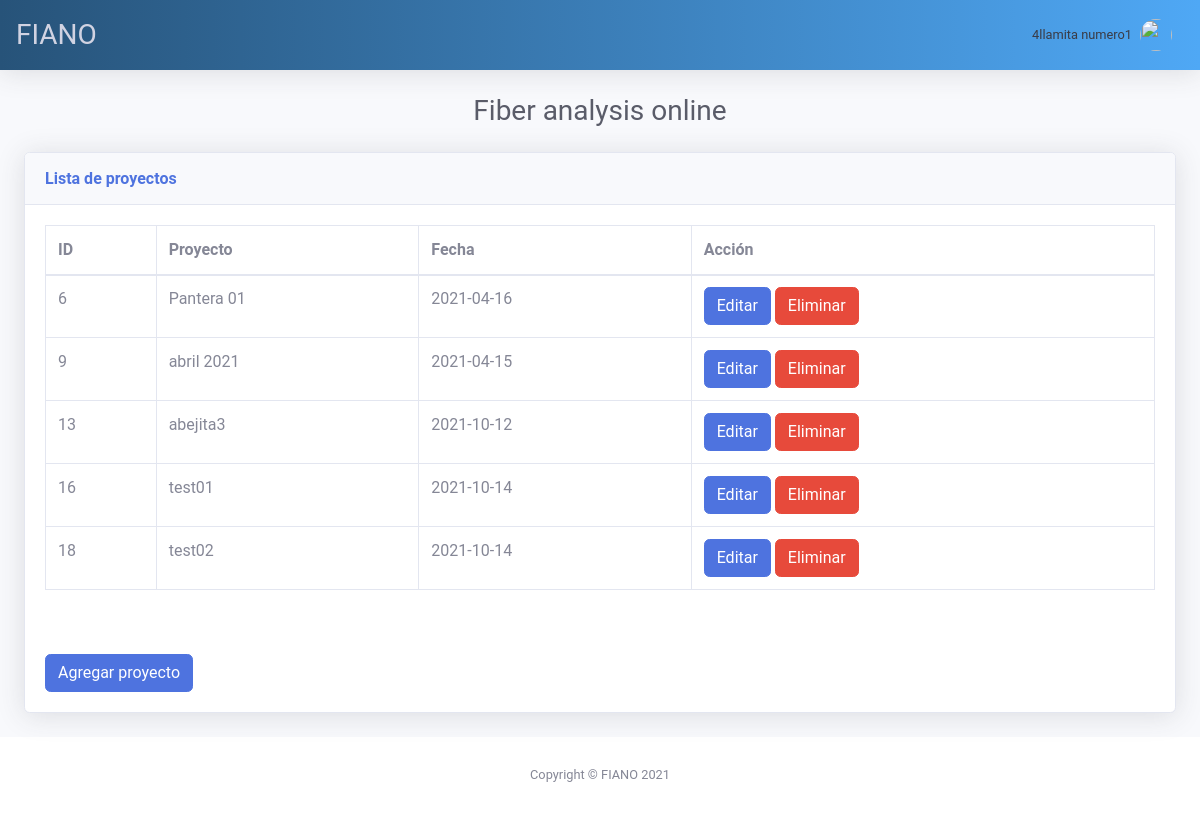
Screenshot of /list_projects (signed in) with the database file from the repository.
### tables this page shows
CREATE TABLE "User" (
	"idUser"	INTEGER,
	"username"	TEXT,
	"password"	TEXT,
	"first_name"	TEXT,
	"last_name"	TEXT,
	"email"	TEXT,
	PRIMARY KEY("idUser" AUTOINCREMENT)
);

CREATE TABLE "Project" (
	"idProject"	INTEGER,
	"nameproject"	TEXT,
	"dateproject"	TEXT,
	"idUser"	INTEGER,
	PRIMARY KEY("idProject" AUTOINCREMENT)
);

### main.py (the view)
@app.route("/list_projects")
def list_projects():
    with sql.connect("users.db") as con:
        context = dict()
        cur = con.cursor()
        cur.execute(f"select * from User where username = '{session['username']}'")
        user_data = cur.fetchall()
        context['first_name'] = user_data[0][3]
        context['last_name'] = user_data[0][4]
        context['id_user'] = user_data[0][0]
        session['IDUSER'] = user_data[0][0]
        cur.execute(f"SELECT * FROM Project where idUser = {user_data[0][0]}")
        data = cur.fetchall()
        context['data'] = data
        return render_template("project.html", **context)

### templates/project.html (shortened to what this page needs)
{% extends "base.html" %}
{% block content %}
<div class="container-fluid">
  <div class="d-sm-flex align-items-center justify-content-center mb-4">
    <h2 class="h3 mb-0 text-gray-800">Fiber analysis online</h2>
  </div>
  <div class="card shadow mb-4">
    <div class="card-header py-3">
      <h6 class="m-0 font-weight-bold text-primary">Lista de proyectos</h6>
    </div>
      <div class="card-body">
        <div class="table-responsive">
          <table class="table table-bordered" id="dataTable">
            <thead>
              <tr>
                <th>ID</th>
                <th>Proyecto</th>
                <th>Fecha</th>
                <th>Acción</th>
              </tr>
            </thead>
            <tbody>
              <tr>
                {% for row in data %}
                  <tr>
                    <td>{{ row[0] }}</td>
                    <td>{{ row[1] }}</td>
                    <td>{{ row[2] }}</td>
                    <td>
                      <a class="btn btn-primary" href="{{ url_for('editproject', id_project=row[0], name_project=row[1]) }}">
                        Editar
                      </a>
                      <button class="btn btn-danger">Eliminar</button>
                    </td>
                  </tr>
                {% endfor %}
              </tr>
            </tbody>
          </table>
        </div>
        <br><br>
        <button class="btn btn-primary" data-toggle="modal" data-target="#addModal">Agregar proyecto</button>
       </div>
  </div>
</div>
{% endblock %}

### templates/head.html (shortened to what this page needs)
<nav class="navbar navbar-expand navbar-light bg-white topbar mb-4 static-top shadow header">
    <h1 class="h3 mb-0 text-gray-400 justify-content-center">FIANO</h1>
    <ul class="navbar-nav ml-auto">
      <li class="nav-item dropdown no-arrow">
        <a class="nav-link dropdown-toggle" href="#" id="userDropdown" role="button" data-toggle="dropdown" aria-haspopup="true" aria-expanded="false">
          <span class="mr-2 d-none d-lg-inline text-gray-900 small">{{id_user}}{{ first_name }} {{last_name}}</span>
          <img class="img-profile rounded-circle" src="https://source.unsplash.com/QAB-WJcbgJk/60x60">
        </a>
      </li>
    </ul>
  </nav>

### static/css/main.css (style rules this page uses)
html, body { background: #fafafa; background-image: url("../img/imagen.png"); background-size: 100%; height: 100%; width: 100%; font-family: 'Roboto', sans-serif; }
.header { background: linear-gradient(to right, #275379, #4FA8F5); }

### rows the page displays
User: first_name "llamita", last_name "numero1"
Project: idProject "6", nameproject "Pantera 01", dateproject "2021-04-16"
Project: idProject "9", nameproject "abril 2021", dateproject "2021-04-15"
Project: idProject "13", nameproject "abejita3", dateproject "2021-10-12"
Project: idProject "16", nameproject "test01", dateproject "2021-10-14"
Project: idProject "18", nameproject "test02", dateproject "2021-10-14"

### other values shown
{{ id_user }} "4"
